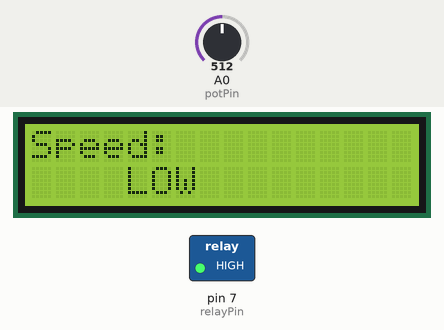
The sketch below on a simulated Arduino Uno, built with avr-gcc and run on an emulated ATmega328P. Parts: 16×2 character LCD, switched loads named in the sketch (green lamp = pin HIGH). The test bench sets the inputs (shaded band); at power-on: A0 (potPin) = 512.

Above: at 3.2 s.
3.3 s: A0 (potPin) set to 213
10.9 s: A0 (potPin) set to 185
At 12.0 s:
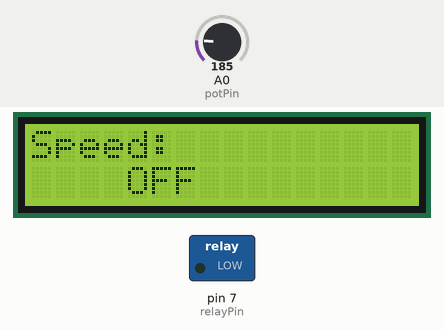
14.7 s: A0 (potPin) set to 810
At 15.4 s:
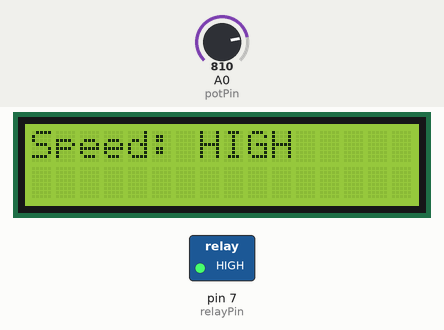
21.4 s: A0 (potPin) set to 787
At 27.9 s:
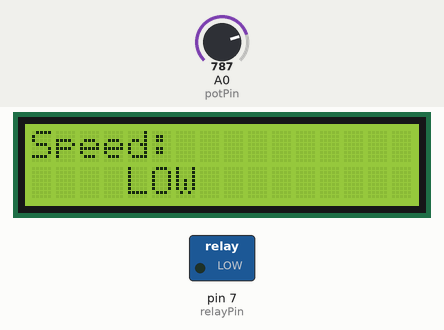
29.0 s: A0 (potPin) set to 900
At 36.3 s:
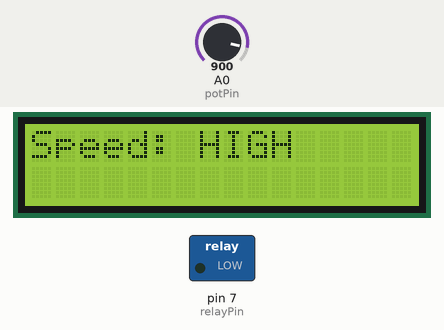
36.6 s: A0 (potPin) set to 190
At 42.7 s:
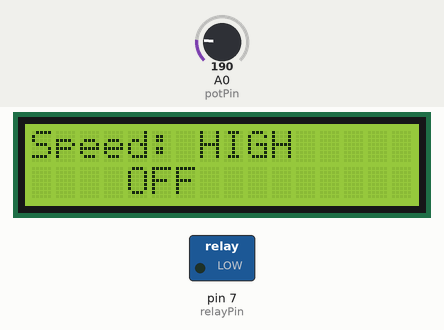
Timing chart, 0 to 44.1 s (numbered marks = the images above; inputs shaded):
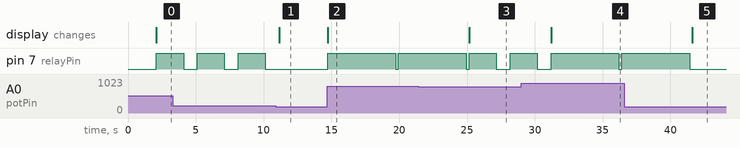

Measured:
- the behaviour switches between 200 and 199 on A0 (potPin) (found by bisection; images 0 and 1)
- the behaviour switches between 801 and 800 on A0 (potPin) (found by bisection; images 2 and 3)
- after the input at 10.9 s, pin 7 (relayPin): stays LOW (without the input it goes to HIGH after 0.25 s); the display: changes after 0.25 s (image 1)
- after the input at 14.7 s, pin 7 (relayPin): LOW → HIGH at once, → LOW 5.0 s later, → HIGH 0.22 s later; the display: changes at once (image 2)
- after the input at 21.4 s, the display: changes after 3.8 s (image 3)
- after the input at 29.0 s, the display: changes after 2.2 s (image 4)
- after the input at 36.6 s, pin 7 (relayPin): goes on until 41.4 s, then stays LOW; the display: changes after 5.0 s (image 5)
- by itself, pin 7 (relayPin): alternates HIGH for 2.0 s and LOW for 1.0 s

The sketch:

LCD_Based_Smart_Fan_Regulation_System.ino
```cpp
#include <LiquidCrystal_I2C.h>

#define potPin A0
#define relayPin 7

int potValue;
int speedLevel;

LiquidCrystal_I2C lcd(0x27, 16, 2);

void setup() {

  pinMode(relayPin, OUTPUT);

  lcd.init();
  lcd.backlight();

  lcd.setCursor(0, 0);
  lcd.print("Fan Speed Control");
  delay(2000);
  lcd.clear();

}

void loop() {

  potValue = analogRead(potPin);

  // Map to speed levels (0–3)

  if (potValue < 200) {
  lcd.setCursor(0, 0);
  lcd.print("Speed: ");
  lcd.setCursor(4, 1);
  lcd.print("OFF   ");
  digitalWrite(relayPin, LOW);
  }

  else if (potValue >= 200 && potValue <= 800) {
  lcd.clear();
  lcd.setCursor(0, 0);
  lcd.print("Speed: ");
  lcd.setCursor(4, 1);
  lcd.print("LOW  ");
  digitalWrite(relayPin, HIGH);
  delay(2000);
  digitalWrite(relayPin, LOW);
  delay(1000);
  }

  else if(potValue > 800){
  lcd.clear();
  lcd.setCursor(0, 0);
  lcd.print("Speed: ");
  lcd.print("HIGH   ");
  digitalWrite(relayPin, HIGH);
  delay(5000);
  digitalWrite(relayPin, LOW);
  delay(200);
  }

}
```
